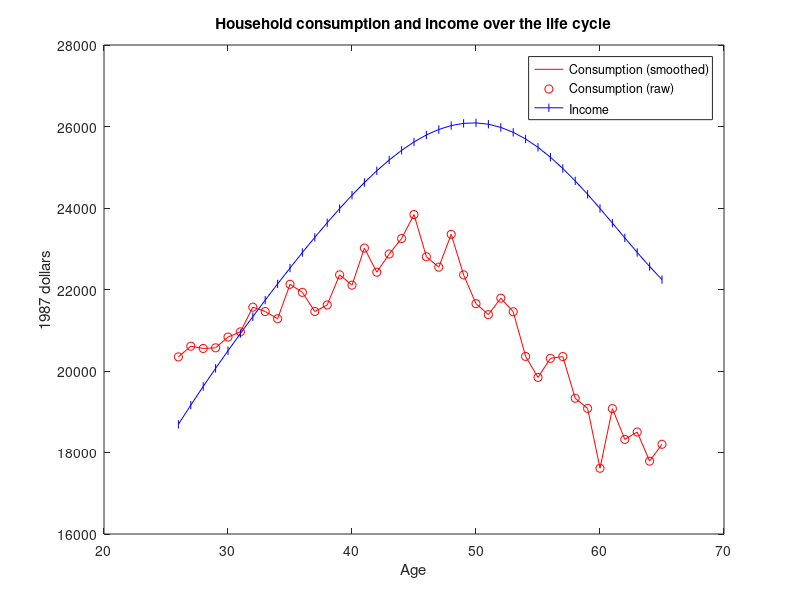

Reproduce this figure in MATLAB. (Note: this script raises an error after producing the figure.)
% Gourinchas & Parker (2002) - Consumption over the Life-Cycle

% First, does 'robust' estimation with the identity matrix as the weighting matrix
% Second, then does 'efficient' estimation, with the inverse of the
% variance-covariance matrix of the moment conditions, as the weighting matrix

% Currently, I just take the data moments and the weighting matrix from some online materials.

% Alternatively, GP2002_FirstStage.m reproduces the data work from scratch
% (NOT YET COMPLETED)

% Important difference: GP2002 solve based on the FOCs (the consumption
% Euler Eqn). As a result, they do NOT need V_{J+1}, they instead just need
% C_{J+1} [think about writing out a sequence problem, and then think about 
% the FOC between periods J and J+1, all you need is C_{J+1} to iterate from.
% GP2002 write this FOC with C_{J+1} as eqn below eqn (5) on pg 55]. 
% They write out the original model with a kappa and h that determine
% V_{J+1}. But they then can essentially drop kappa, replace h with gamma0
% and gamma1, and because gamma0 and gamma1 determine C_{J+1}, they can
% solve the model without ever finding V_{J+1}. VFI Toolkit works based on
% value function iteration, and so C_{J+1} is not enough for us, we need
% V_{J+1}. We therefore need to work with kappa and h, instead of gamma0
% and gamma1. As a result, we are going to be estimating different
% parameters to what GP2002 do, but we are just estimating a different
% parametrization of the model (with kappa and h to pin down V_{J+1}) than
% what GP2002 used (with gamma0 and gamma1 to pin down C_{J+1}).
% [Both this code and GP2002 also estimate R and rho]

% Another important difference: GP2002 do 'two-iteration efficient SMM'
% (they call it two-step). Here because of the nature of the moments we can
% just directly do efficient GMM (with no need for two-iterations).
 

%% Age and model periods

N_j=40;
Params.agejshifter=25; % first period is age 26
% Age
Params.J=N_j;
Params.agej=1:1:N_j;
Params.age=Params.agejshifter+Params.agej;

% Unit-root
kirkbyoptions.nSigmas=1; % originally I used 2 % GP2002 do not discuss what this should be. If I let it be substantial, then the minimum grid point gets silly-low at higher ages 
% This is the number of standard deviations used in discertization/quadrature
% Turns out to essentially completely determine the value of rho (the risk aversion)


%% Empirical data
% From: https://github.com/ThomasHJorgensen/Sensitivity/tree/master/GP2002
% Who says: Empirical files from the orignal paper is based on the online code for the paper by Andrews et al. (2017, QJE) and can be found here: https://dataverse.harvard.edu/dataset.xhtml?persistentId=doi:10.7910/DVN/LLARSN
% The data files are:
% income.txt:          age profile of average income (in 1000s of 1987 dollars)
% sample_moments.txt:  age profile of average consumption (in 1000s of 1987 dollars)
% weight.txt:          weight matrix used to estimate the structural parameters.
% I copy-pasted the contents of these here
avgincome=[18690.960, 19163.940, 19621.110, 20064.870, 20497.210, 20919.710, 21333.540, 21739.350, 22137.360, 22527.250, 22908.310, 23279.320, 23638.630, 23984.270, 24313.830, 24624.660, 24913.860, 25178.370, 25415.050, 25620.790, 25792.540, 25927.470, 26023.090, 26077.300, 26088.440, 26055.600, 25978.380, 25857.240, 25693.430, 25488.990, 25246.820, 24970.680, 24665.150, 24335.610, 23988.180, 23629.620, 23267.470, 22909.670, 22564.940, 22242.540];
avgconsumption=[20346.439999999999, 20608.549999999999, 20553.389999999999, 20568.669999999998, 20832.849999999999, 20960.669999999998, 21566.720000000001, 21459.770000000000, 21282.630000000001, 22127.910000000000, 21929.880000000001, 21460.419999999998, 21619.970000000001, 22359.830000000002, 22107.360000000001, 23016.139999999999, 22424.619999999999, 22871.310000000001, 23250.590000000000, 23839.259999999998, 22803.639999999999, 22548.490000000002, 23354.259999999998, 22359.360000000001, 21651.770000000000, 21383.049999999999, 21787.459999999999, 21454.160000000000, 20358.779999999999, 19842.860000000001, 20311.130000000001, 20353.930000000000, 19331.619999999999, 19082.180000000000, 17613.980000000000, 19077.070000000000, 18321.340000000000, 18501.980000000000, 17788.040000000001, 18201.759999999998];
WeightingMatrix_AGS2017=diag([3.6872008,3.8049959,3.5500436,3.7745263,4.2091920,4.1346511,3.8382528,3.7693568,4.0865395,3.8544915,3.9664480,3.8415740,4.0701883,3.7211355,3.7487563,3.7335098,3.7867473,3.7138973,3.9722601,3.2203741,3.6383268,3.3823610, 3.7156815,3.3014884,3.1814975,3.7363199,3.7048994, 3.7809048, 3.6250560, 3.2918133, 3.5717417,3.9574252,3.4803905,3.1553934,3.9773247,3.2377166,3.4513555,3.5322114,3.5292536, 3.4207858]);
% Note: I have double-checked these against contents of ./derived/Transparent Identification (Gourinchas and Parker Replication)/output/make.log
%       from the materials of https://dataverse.harvard.edu/dataset.xhtml?persistentId=doi:10.7910/DVN/LLARSN
% Note: This later source got the following as the fitted (estimated) moments for consumption:
fittedavgconsumption_AGS2017=[18675.330192338559, 19388.212600096318, 19931.409678033669, 20416.983059913120, 20846.511902463310, 21249.797274646731, 21568.638059828245, 21960.326011461413, 22250.073312477685, 22572.663315759091, 22762.477900147911, 22965.855194085474, 23083.242442513980, 23172.036295533137, 23106.696851993544, 23010.418890175795, 22932.704122827741, 22774.784936048960, 22610.201008821856, 22425.937563838477, 22235.859576262708, 22038.096024257269, 21875.939447598190, 21683.238568007921, 21469.783149753606, 21258.301954897222, 21061.824954368018, 20832.183568772063, 20577.220515166311, 20348.595988976027, 20110.078731585425, 19875.656107118601, 19617.792926036545, 19368.268110153349, 19120.868715666104, 18842.115913731086, 18605.273565004958, 18327.670847333808, 18072.160850591466, 17806.156351514812];
% Note: these are the fitted moments for AGS2017 estimates:
% beta	0.9574
% rho	0.6526024
% x0	0.061146601185
% gamma0	0.0015
% gamma1	0.071
% From AGS2017: /derived/Transparent Identification (Gourinchas and Parker Replication)/code/gp_procedures.gau
% Is the original code of GP2002 for solving the model.

% Note: GP2002 say WeightingMatrix is diagonal matrix with elements being the inverse of the variance of the moments,
% this would give variance as around 0.3, so presumably is already for log(C)

% Note: average consumption is the raw data (can tell from Fig 2, shown just below)
% GP2002 estimate based on a smooth profile
% GP2002, pg 86: "Smooth profiles are constructed by estimating an equation
% similar to (14) that fixed pi_2 at the value estimated on the unsmoothed
% data, replaces the age and cohort dummies by fifth order polynomials, and
% extends the highest age to 70 to avoid some of the endpoint problems
% commonly encountered with polynomial smoothers"
% Eqn 14: lnCtilde_i=f_i pi_1 + a_i pi_2 + b_i pi_3 + U_i pi_4 + Ret_i pi_5 +epsilon_i
% Where: Ctilde=observed household consumption in the CEX
%        f_i=set of family dummies, a_i=complete set of age dummies
%        b_i=complete set of cohort dummies (less the middle one)
%        U_i=census region unemployment rate in year tau
%        Ret_i=dummy for each group that is equal to 1 when the respondent is retired
smoothavgconsumption=avgconsumption; % PLACEHOLDER


figure(2)
plot(26:1:65,smoothavgconsumption,'-r')
hold on
plot(26:1:65,avgconsumption,'or')
plot(26:1:65,avgincome,'-|b')
hold off
title('Household consumption and income over the life cycle')
legend('Consumption (smoothed)','Consumption (raw)','Income')
ylabel('1987 dollars')
xlabel('Age')

% From the average income profile we derive the expected income growth profile
% Params.g=[log(avgincome(2:end))-log(avgincome(1:end-1)),0]; % GP2002 pg 65 gives this formula
% But actually this is done off of log avg income fitted to a fifth order polynomial in age
% Got polynomial coeffs for upsilon from (Ctrl+F for "permanent income growth" https://github.com/ThomasHJorgensen/Sensitivity/blob/master/GP2002/solve_GP2002.py
Ybar=exp(6.8013936+0.3264338*Params.age-0.0148947*Params.age.^2+0.000363424*Params.age.^3-4.411685*10^(-6)*Params.age.^4+2.056916*10^(-8)*Params.age.^5);
Params.g=[log(Ybar(2:end))-log(Ybar(1:end-1)),0]; % GP2002 pg 65 gives this formula
% Note: Ybar ends up almost identical to avgincome in any case

%% Now, set up the model
n_d=0; % no decision variable
n_a=1001; % 501 % 1000 % assets is the only endogenous state
n_z=75; %51 % 75 Permanent shock (GP2002 renormalize to eliminate this, I just keep it as I'm lazy)
n_e=12; % zero-income shock (since the calibration follow Caroll (1997) I use 12 points as that is what Caroll (1997) used. I am just guessing GP2002 do the same)


%% Parameters
% Note: rho, beta, gamma0, gamma1 are going to be estimated by SMM, so these are anyway just initial guesses
% I set them to the values that GP2002 use for Figure 1 (so that I can reproduce it)

% Preferences
Params.rho=0.514; % CRRA utility param
% Params.upsilon= % Consumption equivalence scale
% GP2002 describe upsilon as a preference shifter that depends on household
% characteristics. But then just simplify it to an consumption equivalence scale anyway.
% Note: GP2002 is weird, as put consumption equivalence scale outside the utility fn, rather than directly on consumption in the utility fn.
% GP2002 say it is a fifth-order polynomial in age
% Got polynomial coeffs for upsilon from (Ctrl+F for "family shifter" https://github.com/ThomasHJorgensen/Sensitivity/blob/master/GP2002/solve_GP2002.py
Params.upsilonraw=0+0.13964975*Params.age-0.0047742190*Params.age.^2+8.5155210*10^(-5)*Params.age.^3-7.9110880*10^(-7)*Params.age.^4+2.9789550*10^(-9)*Params.age.^5;
% ThomasHJorgensen then does exp(upsilonraw-upsilonraw[lag])
Params.upsilonintermediate=exp(Params.upsilonraw(2:end)-Params.upsilonraw(1:end-1));
% ThomasHJorgensen says this is (upsilon_{t+1}/upsilon_t)^(1/rho) [a few lines below "family shifter"].
% [He, like GP2002, works directly, so all they need is (upsilon_{t+1}/upsilon_t), as that is what appears in the consumption Euler eqn, see eqn 5 of GP2002]
% But I think this is a typo, and that it should say
% (upsilon_{t+1}/upsilon_t)^(1-rho) as it is used to 'normalize the FOCs to for growth)
% Because I work with the value function, I need the actual upsilon_t. I
% will normalize first period value to 1, and then use upsilonintermediate to iterate them
Params.upsilon=ones(N_j,1);
for jj=2:N_j
    Params.upsilon(jj)=Params.upsilon(jj-1)*Params.upsilonintermediate(jj-1)^(1/(1-Params.rho));
end
% Note: Seems weird that GP2002 can have upsilon defined in a way that
% depends on rho, when upsilon is not part of the estimation step but rho
% is part of the estimation step?


% Discount factor
Params.beta=0.9598;

% Asset returns
Params.R=1.0344;

% Retirement
Params.gamma0=0.0015;
Params.gamma1=0.0710;
% We do not use gamma0 and gamma1 for anything (as we solve by VFI, while GP2002 solved the FOCs)
% Instead we need
Params.h=Params.gamma0/Params.gamma1;
% Note: GP2002 define gamma0=gamma1*h on pg 55 on line below eqn (6)


% Exogenous shocks
% Permanent shocks
% Params.g was already set above
Params.sigma_z_n=sqrt(0.0212); % standard dev of innovations to z
% Transitory shocks
Params.p=0.00302; % probability of zero earnings
Params.sigma_u=sqrt(0.0440); % std dev of innovations to u (exp(u) occurs with prob 1-p)
% GP2002 report 'variance of permanent shock' and 'variance of transitory shock' in Table 1 on pg 61

% Bequests
Params.kappa=500; 
% GP2002 don't seem to say what value kappa takes
% Codes at
% https://github.com/ThomasHJorgensen/Sensitivity/tree/master/GP2002 don't
% even seem to include a kappa parameter anywhere (probably not needed as
% only iterate on policy, not value fn, so just need c_{J+1})



% Initial assets at age 26
% Done below



%% GP2002 do a first stage estimation of R, p , sigma_z_n and sigma_u
% They get the point estimates as above
% R is interest rate of 3.440, p=0.00302, sigma_z_n=sqrt(0.0212), sigma_u=sqrt(0.0440)
% They also report that the standard error of R is 0.281 and the standard error of p is 0.000764.
% They do not report standard errors of the estimates of sigma_z_n^2 and sigma_u^2


%% Grids
% Because there is a positive probability in every period of zero earnings and agents must die without debt, there is implicitly a no-borrowing constaint
a_grid=(5*10^5)*linspace(0,1,n_a)'.^3; % annual income is about 20000, so use max assets of half million

d_grid=[];

% # Set permanent income to the first predicted value:
%         self.par.init_P = Ybar[0]/1000.0 # line 1651

% Permanent shocks
% GP2002 has that z_t=G_t z_{t-1} N_t
% G=(1+g) is the growth factor for permanent labor income
% ln(N) ~ N(0, sigma_n^2)
% If we log this process we get: lnZ_t= g + lnZ_t-1 + lnN_t
% Since N_t is log-normal, we just get n_t=log(N_t) ~ N(0, sigma_z_n^2), which is nice and easy
% We need to use the extension of Farmer-Toda to age-dependent parameters to handle the income growth g and that there are permanent shocks
kirkbyoptions.nSigmas=1; % originally I used 2 % GP2002 do not discuss what this should be. If I let it be substantial, then the minimum grid point gets silly-low at higher ages 
kirkbyoptions.initialj0mewz=log(Ybar(1)); % Based on codes of Jorgensen (2023), he seems to set period 1 to be a permanent shock on this Ybar(1). This is just like making period 0 the Ybar(1).
[lnz_grid_J, pi_z_J,jequaloneDistz,otheroutputs] = discretizeLifeCycleAR1_Kirkby(Params.g,ones(1,N_j),Params.sigma_z_n*ones(1,N_j),n_z,N_j,kirkbyoptions);
% Note: GP2002 does what you should do in a model with exogenous
% labor and  permament shocks, namely renormalize and then solve. We just
% take the lazy (but computationally costly) option here, on the plus side
% it makes it easy to modify this shock process.
z_grid_J=exp(lnz_grid_J);
% jequaloneDistz is the initial distribution

% Turns out that while the original discretization is good, taking the exponential of the grid messes up the drift.
% (This is fairly standard, discretizing and then taking exponential often messes things up)
% Following few lines are showing what goes wrong
[lnzmean,lnzvariance,lnzautocorrelation,~]=MarkovChainMoments_FHorz(lnz_grid_J,pi_z_J,jequaloneDistz);
[zmean,zvariance,zautocorrelation,~]=MarkovChainMoments_FHorz(z_grid_J,pi_z_J,jequaloneDistz);
% lnzmean./log(Ybar) % Shows that mean of discretized income is always within 1% of data
% zmean./Ybar % shows that after exponentials are taken it yoes wrong
% exp(lnzmean)./Ybar % Shows just a 2-3% difference, so mostly has to do with how exponential interacts with grid and probabilities
% I just do something fairly brute-force to correct this, namely I renormalize each age grid to get the correct growth in mean income
for jj=1:N_j
    z_grid_J(:,jj)=z_grid_J(:,jj)*(Ybar(jj)/zmean(jj));
end
% Check this has done a decent job
[zmean,zvariance,zautocorrelation,~]=MarkovChainMoments_FHorz(z_grid_J,pi_z_J,jequaloneDistz);
% zmean./Ybar % Now these are all equal to 1
% Note: You could definitely do something nicer here, but this will do (as paper is anyway just about age-conditional means)


% Transitory shocks
% First, the e shock which is i.i.d.
% Consists of a first stage, which GP2002 call u
farmertodaoptions.nSigmas=2; % GP2002 don't appear to say what this should be
[u_grid,pi_u]=discretizeAR1_FarmerToda(0,0,Params.sigma_u,n_e-1,farmertodaoptions);
pi_u=pi_u(1,:)';
% [sum(lnZ_grid.*pi_Z),Params.mew_lnZ] % should be equal, they are
% Now add in the zero-income event, and use Z instead of lnZ
e_grid=[0;exp(u_grid)];
pi_e=[Params.p; (1-Params.p)*pi_u]; % There is no difference between pi_lnZ and pi_Z
  
% sum(e_grid.*pi_e) 
% Not exactly equal to one because of the discretization, so I renormalize the grid so that we get exactly 1
e_grid=e_grid./sum(e_grid.*pi_e);
sum(e_grid.*pi_e) % This should be 1 (it is :)

% Note: GP2002 use zero mean for innovations n and u, which is kind of an odd departure from Carroll (1997) given how closely the income process otherwise follows it
% (Carroll (1997) uses means for u and n that mean that exp(u) and exp(n) are a specific non-zero mean and mean one repectively)

vfoptions.n_e=n_e;
vfoptions.e_grid=e_grid;
vfoptions.pi_e=pi_e;
simoptions.n_e=vfoptions.n_e;
simoptions.e_grid=vfoptions.e_grid;
simoptions.pi_e=vfoptions.pi_e;


%% Return fn
DiscountFactorParamNames={'beta'};

ReturnFn=@(aprime,a,z,e,R,rho,upsilon,agej,J,beta,kappa,h) GourinchasParker2002_ReturnFn(aprime,a,z,e,R,rho,upsilon,agej,J,beta,kappa,h);



%% Initial values for parameters to be estimated
% Use the AGS estimates
Params.beta=0.9574;
Params.rho=0.6526;
Params.gamma0=0.0015;
Params.gamma1=0.071;
Params.h=Params.gamma0/Params.gamma1;
% WHAT IS x0: log(0.0611)=-2.79, so this is omega26_mean, which is anyway almost exactly what I set below: exp(-2.794)=0.0612


% Overwrite with some better initial guesses based on the solution (calculated on a previous run)
Params.rho=1.5;
Params.beta=0.93;
Params.kappa=15;

%% Try solving value function
tic;
vfoptions.divideandconquer=1; % take advantage of monotonicity for a faster solution algorithm
[V,Policy]=ValueFnIter_Case1_FHorz(n_d,n_a,n_z,N_j,d_grid,a_grid,z_grid_J,pi_z_J,ReturnFn,Params,DiscountFactorParamNames,[],vfoptions);
vftime=toc

%% Initial distribution

% GP2002 do not talk about initial distribution of permanent shocks.
% GP2002 say they set initial assets to be log-normal distribution with
Params.omega26_mean=-2.794; % parameter for the mean of log assets
Params.omega26_stddev=1.784; % parameter for the std dev of log assets
% Note that from these two, we get that the mean of assets is
% exp(Params.omega26_mean+0.5*Params.omega26_stddev^2)

% So we need to put this log-normal distribution onto our asset grid
tic;
jequaloneDistassets=MVNormal_ProbabilitiesOnGrid(log(a_grid+[10^(-9);zeros(n_a-1,1)]),Params.omega26_mean,Params.omega26_stddev,n_a); % note: first point in a_grid is zero, so have to add something tiny before taking log
initdisttime=toc

% So initial dist is given by
jequaloneDist=zeros(n_a,n_z,n_e);
% I decided to add some variance to the income shocks, otherwise the first moment has almost zero variance at low ages which seems silly (clearly conflicts with data)
jequaloneDist=jequaloneDistassets.*jequaloneDistz'.*shiftdim(pi_e,-2);
z_grid_J(:,1)=linspace(0.95,1.05,n_z)'.*z_grid_J(:,1); % add 

% GP2002 don't specify age weights, but as their only outputs are
% life-cycle profiles they don't have too. So we will just put equal weights.
AgeWeightParamNames={'mewj'};
Params.mewj=ones(1,N_j)/N_j;

%% Solve agent dist
tic;
StationaryDist=StationaryDist_FHorz_Case1(jequaloneDist,AgeWeightParamNames,Policy,n_d,n_a,n_z,N_j,pi_z_J,Params,simoptions);
disttime=toc

%% Plot some outputs
FnsToEvaluate2.Income=@(aprime,a,z,e) z*e;
FnsToEvaluate2.Consumption=@(aprime,a,z,e,R) R*a+z*e-aprime;
FnsToEvaluate2.z=@(aprime,a,z,e) z;
FnsToEvaluate2.e=@(aprime,a,z,e) e;
FnsToEvaluate2.a=@(aprime,a,z,e) a;

simoptions.whichstats=[1,0,0,0,0,0,0];
tic;
AgeConditionalStats=LifeCycleProfiles_FHorz_Case1(StationaryDist,Policy,FnsToEvaluate2,Params,[],n_d,n_a,n_z,N_j,d_grid,a_grid,z_grid_J,simoptions);
acstime=toc

figure(3);
plot(Params.age,AgeConditionalStats.Income.Mean)
hold on
plot(Params.age,AgeConditionalStats.Consumption.Mean)
hold off
title('Model life-cycle profiles')
legend('Income','Consumption')


figure(4)
subplot(3,1,1); plot(Params.age,AgeConditionalStats.a.Mean)
title('Assets (a)')
subplot(3,1,2); plot(Params.age,AgeConditionalStats.z.Mean)
title('Permanent shock (z)')
subplot(3,1,3); plot(Params.age,AgeConditionalStats.e.Mean)
title('Transitory shock (e)')


figure(5)
subplot(2,1,1); plot(26:1:65,avgincome,Params.age,AgeConditionalStats.Income.Mean)
title('Income')
legend('Data','Model')
subplot(2,1,2); plot(26:1:65,smoothavgconsumption,Params.age,AgeConditionalStats.Consumption.Mean,26:1:65,fittedavgconsumption_AGS2017)
title('Consumption')
legend('Data','Model','AGS2017')


%% Okay, let's estimate

%% Now, we estimate the model parameters to target the mean life cycle profile of consumption
% To do this using the toolkit there are two things we need to setup
% First, just say all the model parameters we want to calibrate
% For exercise of GP2002 there are four parameters
EstimParamNames={'beta','rho','h','kappa'};
% EstimParamNames gives the names of all the model parameters that will be
% estimated, these parameters must all appear in Params, and the values in
% Params will be used as the initial values.
% All other parameters in Params will remain fixed.

% Second, we need to say which model statistics we want to target
% We can target any model stat generated by the AllStats, and LifeCycleProfiles commands
% We set up a structure containing all of our targets
TargetMoments.AgeConditionalStats.Consumption.Mean=smoothavgconsumption';
estimoptions.logmoments=1; % We target log(C), not C. [Note: we put in the target C, and use estimoptions.logmoments to say we want to target log(C). Internally the log() will be taken, do not take the logs when setting up target here]
% Note: When setting up TargetMoments there are some rules you must follow
% There are two options TargetMomements.AgeConditionalStats and
% TargetMoments.AllStats (you can use both). Within these you must 
% follow the structure that you get when you run the commands
% AgeConditionalStats=LifeCycleProfiles_FHorz_Case1()
% and
% AllStats=EvalFnOnAgentDist_AggVars_FHorz_Case1()
% [If you are using PType, then these will be the PType equivalents]

% So we want a FnsToEvaluate which is just consumption (this will be faster as it only includes what we actually need)
FnsToEvaluate.Consumption=@(aprime,a,z,e,R) R*a+z*e-aprime;

save ./SavedOutput/GP2002setup.mat

% load ./SavedOutput/GP2002setup.mat

estimoptions.CalibParamsNames={'R'};

%% Need the Variance-Covariance matrix of the moment conditions
% GP2002 say they set weights as diagonal matrix, with elements being inverse of the variance of the data moments (given the actual numbers, these are presumably for log(C))
% AGS2017 give the weights, but not the original covarinance matrix, so just invert it
CovarMatrixDataMoments=zeros(size(WeightingMatrix_AGS2017));
CovarMatrixDataMoments(logical(eye(size(CovarMatrixDataMoments))))=diag(WeightingMatrix_AGS2017).^(-1); 
% Note: Because the data source used by GP2002 is cross-sectional, the
% covariances between the different age-conditional-means is zero by definition.

% Note: The Variance-Covariance matrix of the moment conditions is not
% typically equal to the Variance-Covariance matrix if the data moments.
% But we are using 'seperable moments' and GMM estimation, so the two
% coincide for us here. [Note, GP2002 and AGS2017 use SMM, so it would not
% be true for them.]

%% Done, setting up. 

%% First, the robust estimation
% Robust: use the identity matrix as weighting matrix

RobustWeightingMatrix=eye(size(CovarMatrixDataMoments));

estimoptions.verbose=1; % give feedback
[EstimParams_robust, EstimParamsConfInts_robust, estsummary_robust]=EstimateLifeCycleModel_MethodOfMoments(EstimParamNames,TargetMoments, RobustWeightingMatrix,CovarMatrixDataMoments, n_d,n_a,n_z,N_j,d_grid, a_grid, z_grid_J, pi_z_J, ReturnFn, Params, DiscountFactorParamNames, jequaloneDist,AgeWeightParamNames, FnsToEvaluate, estimoptions, vfoptions,simoptions);
% EstimParams is the estimated parameter values
% estsummary is a structure containing various info on how the estimation
% went, plus some output useful for analysis

save ./SavedOutput/GP2002estimation_robust.mat EstimParams_robust EstimParamsConfInts_robust Params estsummary_robust estimoptions

save ./SavedOutput/GP2002_1.mat


%% Second, the efficient estimation
% Efficient: use the inverse of the variance-covariance matrix of the moment conditions as the weighting matrix
% Typically, efficient estimation requires a two-iteration estimator.
% But...
% Because we use GMM and separable moments we can do GMM in a single
% iteration. GMM with separable moments means that the variance-covariance 
% matrix of the moment conditions is just equal to the variance-covariance
% matrix of the data moments.

EfficientWeightingMatrix=CovarMatrixDataMoments^(-1);

estimoptions.verbose=1; % give feedback
[EstimParams_eff, EstimParamsConfInts_eff, estsummary_eff]=EstimateLifeCycleModel_MethodOfMoments(EstimParamNames,TargetMoments, EfficientWeightingMatrix,CovarMatrixDataMoments, n_d,n_a,n_z,N_j,d_grid, a_grid, z_grid_J, pi_z_J, ReturnFn, Params, DiscountFactorParamNames, jequaloneDist,AgeWeightParamNames, FnsToEvaluate, estimoptions, vfoptions,simoptions);
% EstimParams is the estimated parameter values
% estsummary is a structure containing various info on how the estimation
% went, plus some output useful for analysis

save ./SavedOutput/GP2002estimation_eff.mat EstimParams_eff EstimParamsConfInts_eff Params estsummary_eff estimoptions

save ./SavedOutput/GP2002_2.mat



%% Do I get the same estimates:
% GP2002 report that: 
% beta=0.960
% rho=0.514;
% h=gamma0/gamma1=0.001/0.071=0.0141
% AGS2017 report that:
% beta=0.9574
% rho=0.6526

% My estimates differ, but because I have a different parametrization of
% period J+1 to GP2002 (I parametrize V_{J+1} by h and kappa, they
% parametrize C_{J+1} by gamma0 and gamma1) it is not possible to just
% compare the value of the objective function under my parameter estimates
% with the value of the objective function under their parameter estimates.




%% Plot some outputs
for cc=1:length(EstimParamNames)
    Params.(EstimParamNames{cc})=EstimParams_eff.(EstimParamNames{cc});
end

[V,Policy]=ValueFnIter_Case1_FHorz(n_d,n_a,n_z,N_j,d_grid,a_grid,z_grid_J,pi_z_J,ReturnFn,Params,DiscountFactorParamNames,[],vfoptions);
StationaryDist=StationaryDist_FHorz_Case1(jequaloneDist,AgeWeightParamNames,Policy,n_d,n_a,n_z,N_j,pi_z_J,Params,simoptions);

% FnsToEvaluate2.Income=@(aprime,a,z,e) z*e;
% FnsToEvaluate2.Consumption=@(aprime,a,z,e,R) R*a+z*e-aprime;
% FnsToEvaluate2.z=@(aprime,a,z,e) z;
% FnsToEvaluate2.e=@(aprime,a,z,e) e;
% FnsToEvaluate2.a=@(aprime,a,z,e) a;

AgeConditionalStats=LifeCycleProfiles_FHorz_Case1(StationaryDist,Policy,FnsToEvaluate2,Params,[],n_d,n_a,n_z,N_j,d_grid,a_grid,z_grid_J,simoptions);

figure(11);
plot(Params.age,AgeConditionalStats.Income.Mean)
hold on
plot(Params.age,AgeConditionalStats.Consumption.Mean)
hold off
title('Model life-cycle profiles')
legend('Income','Consumption')


figure(12)
subplot(3,1,1); plot(Params.age,AgeConditionalStats.a.Mean)
title('Assets (a)')
subplot(3,1,2); plot(Params.age,AgeConditionalStats.z.Mean)
title('Permanent shock (z)')
subplot(3,1,3); plot(Params.age,AgeConditionalStats.e.Mean)
title('Transitory shock (e)')


figure(13)
subplot(2,1,1); plot(26:1:65,avgincome,Params.age,AgeConditionalStats.Income.Mean)
title('Income')
legend('Data','Model')
subplot(2,1,2); plot(26:1:65,smoothavgconsumption,Params.age,AgeConditionalStats.Consumption.Mean,26:1:65,fittedavgconsumption_AGS2017)
title('Consumption')
legend('Data','Model','AGS2017')


% As a check on the graph, calculate the GMM objective function both for our estimate and AGS2017 estimate
Mdiff_eff=(smoothavgconsumption-AgeConditionalStats.Consumption.Mean)';
Mdiff_AGS=(smoothavgconsumption-fittedavgconsumption_AGS2017)';
GMMobj_eff=Mdiff_eff'*EfficientWeightingMatrix*Mdiff_eff;
GMMobj_AGS=Mdiff_AGS'*EfficientWeightingMatrix*Mdiff_AGS;
% GMMobj_AGS is lower, but because it is based on EE I cannot check if
% their parameters actually give the consumption means that they report (or
% if their mean consumption profile is actually impossible to acheive due
% to V_{J+1} having different parametrization to C_{J+1}.)
% Given their parameter estimates are essentailly my initial guess, I expect the
% alternative parametrization makes it impossible to achieve an objective
% function value as low as theirs.

%% Check asset grid (make sure people are not trying to leave the top end)
Sdist=squeeze(sum(sum(StationaryDist,3),2));
Sdist=cumsum(Sdist,1);
Sdist=Sdist./Sdist(end,:); % normalize to 1 conditional on age
figure(14)
plot(Sdist(:,1))
hold on
plot(Sdist(:,10))
plot(Sdist(:,20))
plot(Sdist(:,30))
plot(Sdist(:,40))
hold off
legend('period 1','10','20','30','40')
% Seems fine, no-one runs into the top of the grid

%% Runtime Comparisons
% needed for paper
simoptions.whichstats=[1,0,0,0,0,0,0];
simoptions.numbersims=1000; % for panel data

FnsToEvaluate_temp.Consumption=FnsToEvaluate.Consumption; % Just consumption

R=100; % Across 100 runs
vftime=zeros(1,R);
disttime=zeros(1,R);
acstime=zeros(1,R);
paneltime=zeros(1,R);
acspaneltime=zeros(1,R);
for rr=1:R
    fprintf('Runtime comparison: rr=%i \n',rr)

    tic;
    [V,Policy]=ValueFnIter_Case1_FHorz(n_d,n_a,n_z,N_j,d_grid,a_grid,z_grid_J,pi_z_J,ReturnFn,Params,DiscountFactorParamNames,[],vfoptions);
    vftime(rr)=toc;

    tic;
    StationaryDist=StationaryDist_FHorz_Case1(jequaloneDist,AgeWeightParamNames,Policy,n_d,n_a,n_z,N_j,pi_z_J,Params,simoptions);
    disttime(rr)=toc;

    tic;
    AgeConditionalStats=LifeCycleProfiles_FHorz_Case1(StationaryDist,Policy,FnsToEvaluate_temp,Params,[],n_d,n_a,n_z,N_j,d_grid,a_grid,z_grid_J,simoptions);
    acstime(rr)=toc;

    tic;
    simPanelValues=SimPanelValues_FHorz_Case1(jequaloneDist,Policy,FnsToEvaluate_temp,Params,[],n_d,n_a,n_z,N_j,d_grid,a_grid,z_grid_J,pi_z_J,simoptions);
    paneltime(rr)=toc;

    tic;
    AgeConditionalStats_PanelValues=PanelValues_LifeCycleProfiles_FHorz(simPanelValues,N_j,simoptions);
    acspaneltime(rr)=toc;

end

%% Runtime comparisons
fprintf('When doing iteration runtimes are \n')
[mean(disttime(2:end)),mean(acstime(2:end)),mean(disttime(2:end)+acstime(2:end))]
fprintf('When doing simulation runtimes are \n')
[mean(paneltime(2:end)),mean(acspaneltime(2:end)),mean(paneltime(2:end)+acspaneltime(2:end))] % first panel simulation contains time to open cpu pool, so drop it
fprintf('For comparison, the value fn runtime is \n')
mean(vftime)

fprintf('Ratio of iteration-to-simulation runtimes is \n')
mean(disttime(2:end)+acstime(2:end))/mean(paneltime(2:end)+acspaneltime(2:end))



%% Can we tell in advance which are likely to be best moments to target?
% Calculate all the derivatives of moments with respect to parameters
% Want to think about Gourinchas & Parker (2002) vs Cagetti (2003)
% Both essentially estimate model of Carroll (1997)
% GP2002 targets age-conditional mean of consumption
% C2003 targets age-conditional median of wealth
% Use calibrated parameters of Carroll (1997) 

% load ./SavedOutput/GP2002_1.mat

FnsToEvaluate3.Consumption=@(aprime,a,z,e,R) R*a+z*e-aprime;
FnsToEvaluate3.Wealth=@(aprime,a,z,e) a;


Params.beta=1/(1+0.04);
Params.rho=2;
% Carroll (1997) doesn't need/use a parametrization of V_{T+1}, so I will just use our estimated one.
Params.h=EstimParams_eff.h;
Params.kappa=EstimParams_eff.kappa;

% Compute the derivatives of model moments with respect to parameters to be estimated.
[MomentDerivatives, SortedMomentDerivatives, momentderivsummary]=EstimateLifeCycleModel_MomentDerivatives(EstimParamNames, n_d,n_a,n_z,N_j,d_grid, a_grid, z_grid_J, pi_z_J, ReturnFn, Params, DiscountFactorParamNames, jequaloneDist,AgeWeightParamNames, FnsToEvaluate3, estimoptions, vfoptions,simoptions);


% How does beta matter?
% Look at the derivatives w.r.t. beta for age-conditional mean of consumption
MomentDerivatives.wrt_beta.AgeConditionalStats.Consumption.Mean
% Look at the derivatives w.r.t. beta for age-conditional median of wealth
MomentDerivatives.wrt_beta.AgeConditionalStats.Wealth.Median
MomentDerivatives.wrt_beta.AgeConditionalStats.Wealth.Mean

% How does rho matter?
% Look at the derivatives w.r.t. beta for age-conditional mean of consumption
MomentDerivatives.wrt_rho.AgeConditionalStats.Consumption.Mean
% Look at the derivatives w.r.t. beta for age-conditional median of wealth
MomentDerivatives.wrt_rho.AgeConditionalStats.Wealth.Median
MomentDerivatives.wrt_rho.AgeConditionalStats.Wealth.Mean

save ./SavedOutput/MomentDerivatives.mat MomentDerivatives Params momentderivsummary

% What about std deviations of the empirical moments?
% GP2002 get consumption data using 40,000 households, but across all the age it is nearer 1000 per age.
% GP2002, pg 48: "from a sample of roughly 40,000 households from the Consumer Expenditure Survey (CEX) from 1980 to 1993"
% C2003, apparently just 20 to 100 observations per age 
% C2003 gets wealth data from Survey of Consumer Finances (SCF), has
% roughly 3275 individual households worth of data (top pg 343)
% I have the variance of the empirical moments for GP2002 (see near top of code, they were used for the weighting matrix)
% C2003 does not appear to report hem (and don't think codes are available, I have not tried emailing Marco Cagetti to ask if he still has them)


% Note: C2003 does simulations with 10,000 individuals (C2003, pg 352: "the
% life cycle profiles are simulated for 10,000 households while each age
% group contains from 20 to 100 observations, so the ratio of observations
% to simulated points is extremely low")
% Note: C2003, pg 352 "The variance of the estimator due to the simulation
% is not considered", not sure what he means by this? Guessing he just
% omits the (1+1/s) term from the covar matrix of the parameter estimates?

% GP2002 parameter estimates:
% beta    0.9598 (0.0101)
% rho     0.5140 (0.1690)
% gamma0  0.0015 (5.68x10^(-6))
% gamma1  0.0710 (0.0613)
%
% C2003 parameter estimates:
% beta    









